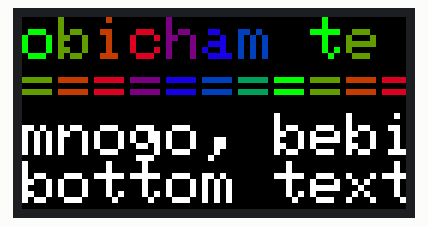
This sketch was run on a simulated ESP32. Parts: 64×32 colour display.

Above: at 0.15 s.
At 5.07 s:
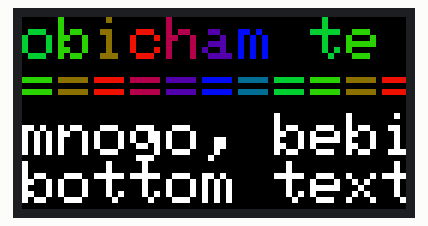
At 9.99 s:
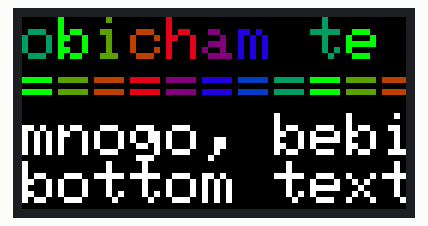
At 19.82 s:
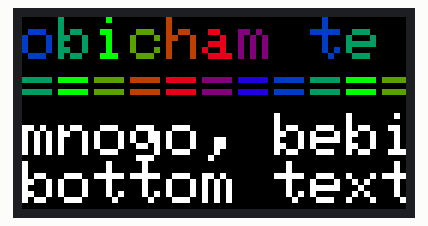
At 29.66 s:
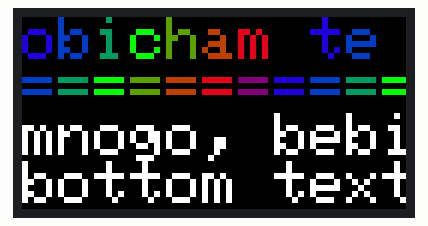
At 39.81 s:
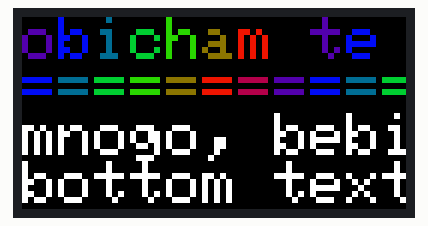

The sketch:

text_display.ino
```cpp
// Example sketch which shows how to display some patterns
// on a 64x32 LED matrix
//

#include <ESP32-HUB75-MatrixPanel-I2S-DMA.h>


#define PANEL_RES_X 64      // Number of pixels wide of each INDIVIDUAL panel module.
#define PANEL_RES_Y 32     // Number of pixels tall of each INDIVIDUAL panel module.
#define PANEL_CHAIN 1      // Total number of panels chained one to another

//MatrixPanel_I2S_DMA dma_display;
MatrixPanel_I2S_DMA *dma_display = nullptr;

const char *firstLine = "obicham te";
const char *secondLine = "mnogo, bebi";
const char *thirdLine = "bottom text";


uint16_t myBLACK = dma_display->color565(0, 0, 0);
uint16_t myWHITE = dma_display->color565(255, 255, 255);
uint16_t myRED = dma_display->color565(255, 0, 0);
uint16_t myGREEN = dma_display->color565(0, 255, 0);
uint16_t myBLUE = dma_display->color565(0, 0, 255);


// Input a value 0 to 255 to get a color value.
// The colours are a transition r - g - b - back to r.
// From: https://gist.github.com/davidegironi/3144efdc6d67e5df55438cc3cba613c8
uint16_t colorWheel(uint8_t pos) {
  if(pos < 85) {
    return dma_display->color565(pos * 3, 255 - pos * 3, 0);
  } else if(pos < 170) {
    pos -= 85;
    return dma_display->color565(255 - pos * 3, 0, pos * 3);
  } else {
    pos -= 170;
    return dma_display->color565(0, pos * 3, 255 - pos * 3);
  }
}

void drawText(int colorWheelOffset)
{

  // draw text with a rotating colour
  dma_display->setTextSize(1);     // size 1 == 8 pixels high
  dma_display->setTextWrap(false); // Don't wrap at end of line - will do ourselves

  dma_display->setCursor(0, 0);    // start at top left
  uint8_t w = 0;
  for (w=0; w<strlen(firstLine); w++) {
    dma_display->setTextColor(colorWheel((w*32)+colorWheelOffset));
    dma_display->print(firstLine[w]);
  }

  dma_display->println();
  for (w=9; w<20; w++) {
    dma_display->setTextColor(colorWheel((w*32)+colorWheelOffset));
    dma_display->print("=");
  }

  dma_display->println();

  dma_display->setTextColor(dma_display->color444(15,15,15));
  dma_display->println(secondLine); // 10 char max
  dma_display->println(thirdLine);
}


void setup() {

  // Module configuration
  HUB75_I2S_CFG mxconfig(
    PANEL_RES_X,   // module width
    PANEL_RES_Y,   // module height
    PANEL_CHAIN    // Chain length
  );


  // Display Setup
  dma_display = new MatrixPanel_I2S_DMA(mxconfig);
  dma_display->begin();
  dma_display->setBrightness8(90); //0-255
  dma_display->clearScreen();
  dma_display->fillScreen(myWHITE);

  // fill the screen with 'black'
  dma_display->fillScreen(dma_display->color444(0, 0, 0));

}

uint8_t wheelval = 0;

void loop() {

    // animate by going through the colour wheel for the first two lines
    drawText(wheelval);
    wheelval +=1;

    delay(20);


}
```
